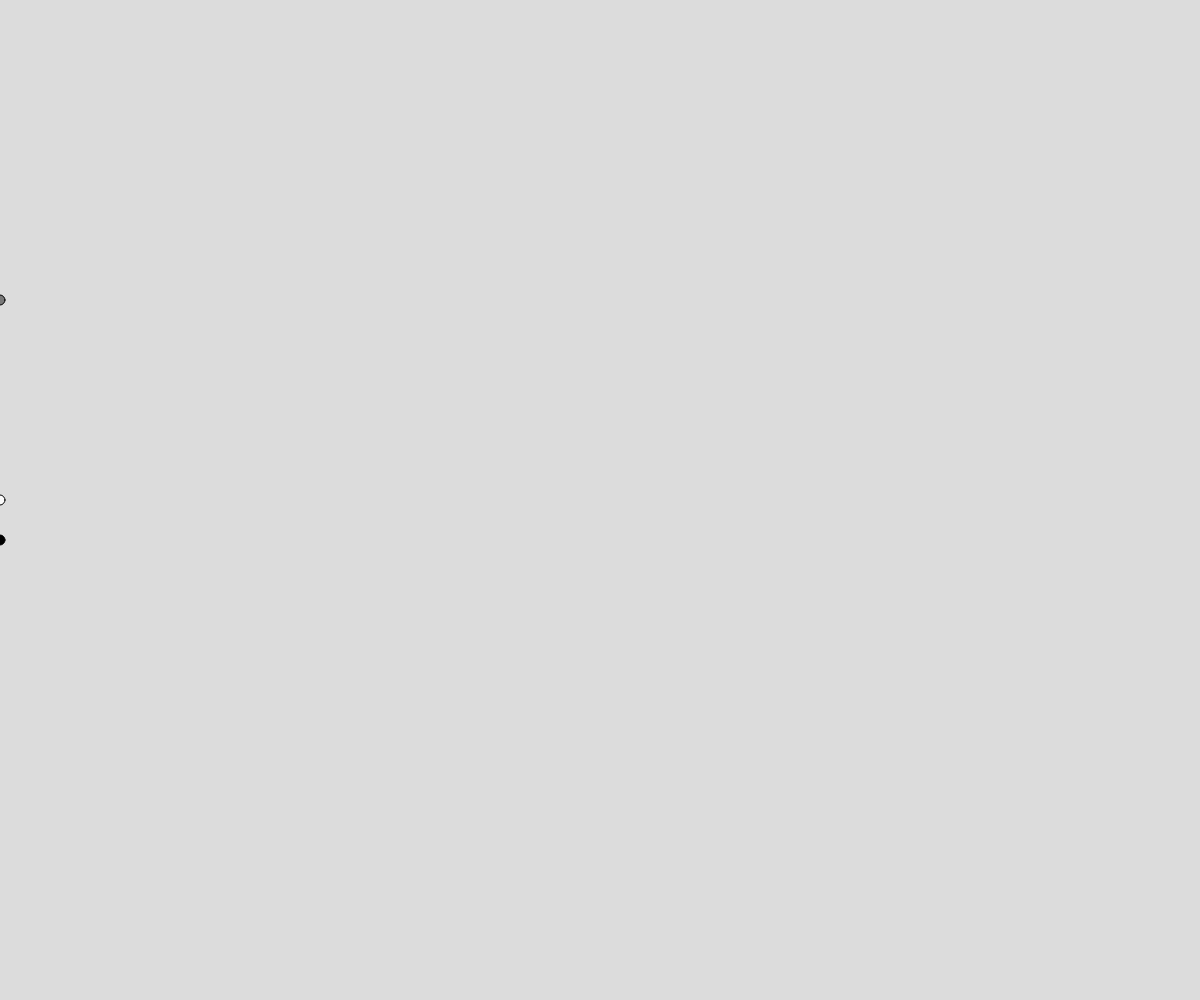
Frame 1 (no input)
Frame 60 (no input): blank canvas, image omitted
Frame 120 (the mouse pressed at the canvas centre since frame 60): blank canvas, image omitted

The p5.js sketch that drew this single still picture (run headless with seeded random() and noise() and a simulated clock; from frame 60 on, the mouse is pressed at the canvas centre):

// p5.js sketch
// ── sketch.js
// Project Title
// Your Name
// Date
//
// Extra for Experts:
// - describe what you did to take this project "above and beyond"

let xPosition = 0;
let xSpeed = 0;
let circle1;
let circle2;
let circle3;
function setup() {
  createCanvas(windowWidth, windowHeight);
  circle1 = new RoundRacer(500, 250);
  circle2 = new RoundRacer(300, 120);
  circle3 = new RoundRacer(540, 0);
}

function draw() {
  background(220);
  circle1.display();
  circle2.display();
  circle3.display();
  circle1.move();
  circle2.move();
  circle3.move();
}
class RoundRacer{
  constructor(yPosition, color){
    this.color = color;
    this.yPosition = yPosition;
    this.xSpeed = random(3,15);
    this.xPosition = xPosition;
    
  }
  move(){
    this.xPosition = this.xSpeed + this.xPosition;
    if(this.xPosition > windowWidth){
      this.xPosition = 0;
    }
  }
  display(){
    fill(this.color);
    circle(this.xPosition, this.yPosition, 10);
  }
}
